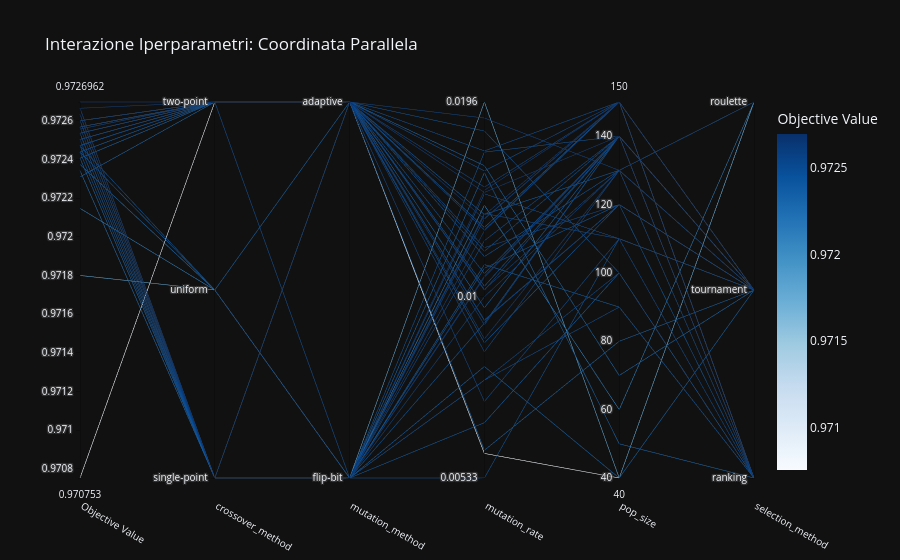

Notebook code cell kept with this figure:
### Markdown cell above
## Fase 2: Tuning dei Parametri tramite Ottimizzazione Bayesiana
Identificazione congiunta della combinazione ottimale di operatori genetici (Selezione, Crossover, Mutazione) e iperparametri numerici (dimensione popolazione, tasso di mutazione...). 
Il processo utilizza il framework Optuna per massimizzare la fitness media sull'intero Optimization Set, garantendo che la configurazione eletta sia efficace trasversalmente su tutti i cluster clinici.

### Code cell
## Fase 2: Master Joint Hyperparameter Tuning (Optuna)
import optuna.visualization as vis
import plotly.io as pio

def objective(trial):
    # 1. Configurazione iperparametri (Search Space)
    sel_method = trial.suggest_categorical("selection_method", ["tournament", "ranking", "roulette"])
    cross_method = trial.suggest_categorical("crossover_method", ["single-point", "two-point", "uniform"])
    mut_method = trial.suggest_categorical("mutation_method", ["adaptive", "flip-bit"])
    pop_size = trial.suggest_int("pop_size", 40, 150, step=10)
    mut_rate = trial.suggest_float("mutation_rate", 0.005, 0.02, log=True)
    
    pop_fitnesses = []
    
    # 2. Isolamento stocastico per trial tramite SeedSequence
    ss_trial = SeedSequence(trial.number + 42)
    child_seeds = ss_trial.spawn(len(optimization_set))
    
    # 3. Valutazione sul Batch (Internal Validation)
    for idx, (_, p_data) in enumerate(optimization_set.iterrows()):
        rng = default_rng(child_seeds[idx])
        params = GAParams(
            pop_size=pop_size, generations=40, mutation_rate=mut_rate,
            selection_method=sel_method, crossover_method=cross_method, 
            mutation_method=mut_method, load_gold_standard=False
        )
        ga = GeneticAlgorithm(FitnessEvaluator(p_data, params, rng=rng), params, rng=rng)
        pop_fitnesses.append(ga.run().fitness)
        
    avg_fit = np.mean(pop_fitnesses)
    min_fit = np.min(pop_fitnesses) 
    trial.set_user_attr("min_fitness", float(min_fit)) 
    
    return avg_fit

print(f"Avvio Master Joint Tuning con Optuna su {len(optimization_set)} pazienti...")

sampler = TPESampler(seed=42)
study = optuna.create_study(direction="maximize", study_name="SINTON-IA_Gold_Standard", sampler=sampler)
study.optimize(objective, n_trials=50, show_progress_bar=True)

# --- DECISIONE ROBUSTA (Gerarchia: Media > Case-Stability > Efficiency) ---
sorted_trials = sorted([t for t in study.trials if t.value is not None], 
                    key=lambda t: (t.value,                             # 1. Massima performance media
                                   t.user_attrs.get("min_fitness", 0),  # 2. Massima stabilità (caso peggiore)
                                   -t.params.get('pop_size', 0)),      # 3. Minima popolazione (efficienza)
                    reverse=True)

best_trial = sorted_trials[0]
best_params = best_trial.params

# --- ANALISI CANDIDATI (Top 5 Near-Tie / Candidates) ---
print("\n" + "="*85)
print(f"{'STATO':<12} | {'SCORE':<8} | {'WORST-CASE':<10} | {'POP':<5} | {'OPERATORI'}")
print("-" * 85)

for i, t in enumerate(sorted_trials[:5]):
    status = "[WINNER]" if i == 0 else f"Rank {i+1}"
    p = t.params
    ops = f"{p['selection_method'][:4]}/{p['crossover_method'][:4]}/{p['mutation_method'][:4]}"
    print(f"{status:<12} | {t.value:.4f}   | {t.user_attrs.get('min_fitness', 0):.4f}     | {p['pop_size']:<5} | {ops}")
print("="*85)

# --- ESPORTAZIONE GRAFICI PER LATEX ---
try:
    # 06_optuna_parallel.png (Visualizzazione interazione iperparametri)
    fig_parallel = vis.plot_parallel_coordinate(study, params=["selection_method", "crossover_method", "mutation_method", "mutation_rate", "pop_size"])
    fig_parallel.update_layout(title="Interazione Iperparametri: Coordinata Parallela")
    fig_parallel.write_image(os.path.join(FIGURES_DIR, "06_optuna_parallel.png"), scale=2)
    
    print(f"[OK] Asset Optuna generato: 06_optuna_parallel.png")
    display(fig_parallel)
except Exception as e:
    print(f"[!] Nota: Per il salvataggio automatico serve 'kaleido'. Errore: {e}")

# --- SALVATAGGIO GOLD STANDARD ---
gold_standard = {
    "best_selection": best_params['selection_method'],
    "best_crossover": best_params['crossover_method'],
    "best_mutation": best_params['mutation_method'],
    "opt_pop_size": int(best_params['pop_size']),
    "opt_mutation_rate": float(best_params['mutation_rate']),
    "weights": [1.0, 0.4, 0.2],
    "model_generalization_score": float(best_trial.value),
    "analysis_date": datetime.now().strftime("%Y-%m-%d %H:%M:%S")
}

with open("ga_tuned_config.json", "w") as f:
    json.dump(gold_standard, f, indent=4)

print(f"\n[WINNER] Configurazione Eletta: {best_params['selection_method']} / {best_params['crossover_method']} / {best_params['mutation_method']}")
print(f" - Fitness Media (Popolazione): {best_trial.value:.4f}")
print(f" - Caso Peggiore (Worst-case): {best_trial.user_attrs.get('min_fitness'):.4f}")
print(f" - Popolazione Ottimizzata (Efficiency): {best_params['pop_size']}")

### Figure 1 — Plotly figure (JSON) as saved in the notebook; plotly's stock layout.template omitted (floating-point values rounded to 4 significant figures)
{"data": [{"dimensions": [{"label": "Objective Value", "range": [0.9708, 0.9727], "values": [0.9725, 0.9725, 0.9725, 0.9726, 0.9724, 0.9724, 0.9718, 0.9723, 0.9724, 0.9708, 0.9727, 0.9724, 0.9724, 0.9726, 0.9725, 0.9725, 0.9723, 0.9725, 0.9726, 0.9725, 0.9725, 0.9726, 0.9726, 0.9724, 0.9725, 0.9726, 0.9727, 0.9726, 0.9726, 0.9721, 0.9725, 0.9725, 0.9724, 0.9726, 0.9725, 0.9726, 0.9726, 0.9724, 0.9726, 0.9726, 0.9725, 0.9724, 0.9727, 0.9724, 0.9726, 0.9726, 0.9725, 0.9727, 0.9725, 0.9723]}, {"label": "crossover_method", "range": [0, 2], "ticktext": ["single-point", "uniform", "two-point"], "tickvals": [0, 1, 2], "values": [0, 0, 1, 2, 0, 1, 1, 0, 1, 2, 2, 2, 2, 2, 2, 2, 2, 2, 2, 2, 2, 2, 2, 2, 2, 2, 2, 2, 0, 1, 0, 2, 2, 2, 2, 2, 0, 0, 0, 0, 0, 1, 0, 0, 0, 0, 0, 0, 0, 0]}, {"label": "mutation_method", "range": [0, 1], "ticktext": ["flip-bit", "adaptive"], "tickvals": [0, 1], "values": [0, 0, 0, 1, 0, 0, 0, 1, 1, 1, 1, 1, 1, 1, 1, 1, 1, 1, 1, 1, 1, 1, 1, 1, 1, 1, 1, 1, 1, 0, 1, 1, 1, 1, 0, 1, 0, 0, 0, 0, 0, 0, 0, 0, 0, 0, 0, 0, 0, 0]}, {"label": "mutation_rate", "range": [-2.273, -1.707], "ticktext": ["0.00533", "0.01", "0.0196"], "tickvals": [-2.273, -2, -1.707], "values": [-1.875, -2.126, -2.273, -2.036, -2.19, -2.105, -1.707, -2.231, -2.017, -2.236, -1.883, -1.896, -1.876, -1.989, -1.781, -1.94, -1.803, -1.965, -2.083, -1.811, -1.926, -2.035, -1.99, -2.07, -2.158, -2.042, -1.843, -1.835, -1.731, -1.862, -1.751, -1.932, -1.984, -1.899, -1.845, -2.064, -1.969, -1.952, -1.901, -2.0, -2.126, -2.04, -1.971, -1.957, -1.877, -1.883, -1.916, -1.84, -1.782, -1.813]}, {"label": "pop_size", "range": [40, 150], "values": [110, 90, 110, 120, 100, 40, 40, 80, 140, 40, 150, 150, 130, 130, 150, 130, 70, 140, 130, 150, 120, 120, 140, 120, 110, 140, 140, 150, 130, 60, 100, 140, 140, 150, 110, 130, 140, 90, 150, 130, 100, 140, 140, 120, 150, 150, 140, 150, 140, 50]}, {"label": "selection_method", "range": [0, 2], "ticktext": ["ranking", "tournament", "roulette"], "tickvals": [0, 1, 2], "values": [0, 0, 1, 1, 0, 1, 2, 1, 1, 2, 1, 1, 1, 1, 1, 2, 1, 1, 2, 0, 1, 1, 1, 1, 1, 1, 1, 1, 0, 2, 0, 1, 1, 1, 1, 1, 0, 0, 0, 0, 0, 1, 0, 0, 0, 0, 0, 0, 0, 0]}], "labelangle": 30, "labelside": "bottom", "line": {"color": [0.9725, 0.9725, 0.9725, 0.9726, 0.9724, 0.9724, 0.9718, 0.9723, 0.9724, 0.9708, 0.9727, 0.9724, 0.9724, 0.9726, 0.9725, 0.9725, 0.9723, 0.9725, 0.9726, 0.9725, 0.9725, 0.9726, 0.9726, 0.9724, 0.9725, 0.9726, 0.9727, 0.9726, 0.9726, 0.9721, 0.9725, 0.9725, 0.9724, 0.9726, 0.9725, 0.9726, 0.9726, 0.9724, 0.9726, 0.9726, 0.9725, 0.9724, 0.9727, 0.9724, 0.9726, 0.9726, 0.9725, 0.9727, 0.9725, 0.9723], "colorbar": {"title": {"text": "Objective Value"}}, "colorscale": [[0.0, "rgb(247,251,255)"], [0.125, "rgb(222,235,247)"], [0.25, "rgb(198,219,239)"], [0.375, "rgb(158,202,225)"], [0.5, "rgb(107,174,214)"], [0.625, "rgb(66,146,198)"], [0.75, "rgb(33,113,181)"], [0.875, "rgb(8,81,156)"], [1.0, "rgb(8,48,107)"]], "reversescale": false, "showscale": true}, "type": "parcoords"}], "layout": {"title": {"text": "Interazione Iperparametri: Coordinata Parallela"}}}
